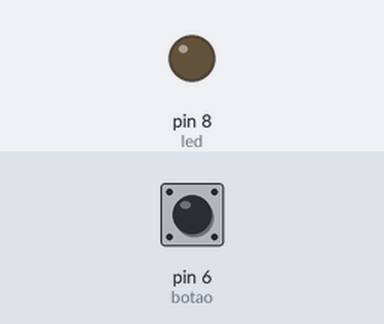
Bench run of a sketch on a simulated Arduino Uno, built with avr-gcc and run on an emulated ATmega328P. Parts: output pins drawn as LEDs (lit = HIGH). The inputs (shaded band) are chosen by the test bench; at power-on: pin 6 (botao) LOW. What the sketch prints to the serial monitor is not drawn.

Above: at 1.2 s.
1.3 s: pin 6 (botao) pulled HIGH for 0.15 s
At 1.37 s:
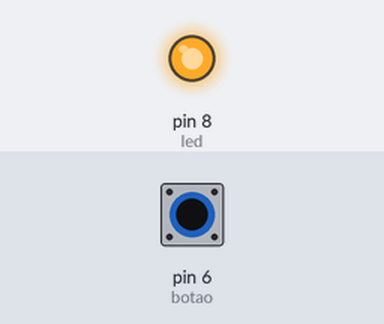
2.9 s: pin 6 (botao) pulled HIGH for 3.2 s
At 6.5 s:
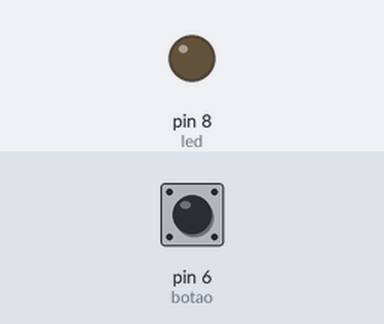
Timing chart, 0 to 8.0 s (numbered marks = the images above; inputs shaded):
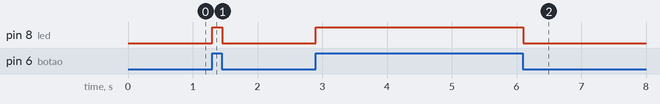

Measured:
- after the input at 1.3 s, pin 8 (led): LOW → HIGH at once, → LOW 0.15 s later
- after the input at 2.9 s, pin 8 (led): LOW → HIGH at once, → LOW 3.2 s later

The sketch:

botao2.ino
```cpp
int botao = 6;
int estadobotao;
int led = 8;
int ledon;
int ledoff;

void setup() {
  // put your setup code here, to run once:
pinMode(botao,INPUT);
pinMode(led,OUTPUT);
Serial.begin(9600);
}

void loop() {
  // put your main code here, to run repeatedly:
 estadobotao = digitalRead(botao);
 ledon = digitalRead(led);
 ledoff = digitalRead(led);
 if ( estadobotao == HIGH )
 {
  digitalWrite(led,HIGH);
  Serial.println(estadobotao);
  }
  else {
    digitalWrite(led,LOW);
   Serial.println(estadobotao);
    }
 if ( ledon = estadobotao )
 {
  digitalWrite(ledon,HIGH);
 }
 else
 {
  digitalWrite(ledon,LOW);
 }
 if ( ledoff = estadobotao )
 {
  digitalWrite(ledoff,HIGH);
  }
  else
  {
   digitalWrite(ledoff,LOW);
  }
 if (ledon != estadobotao)
 {
  digitalWrite(ledon,HIGH);
  if (ledoff != estadobotao)
    {
    digitalWrite(ledoff,HIGH);
    }
 }
}
```
